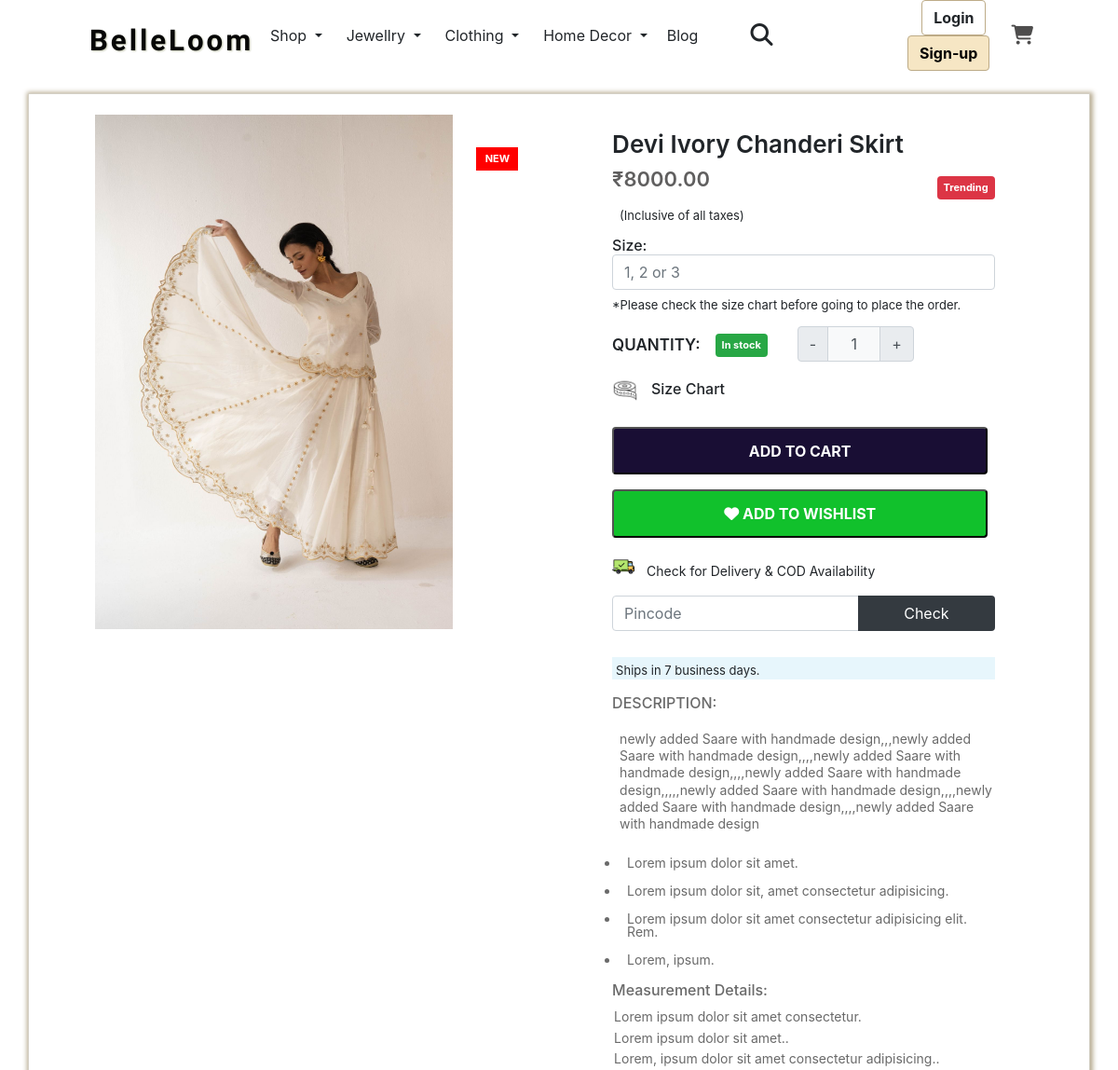
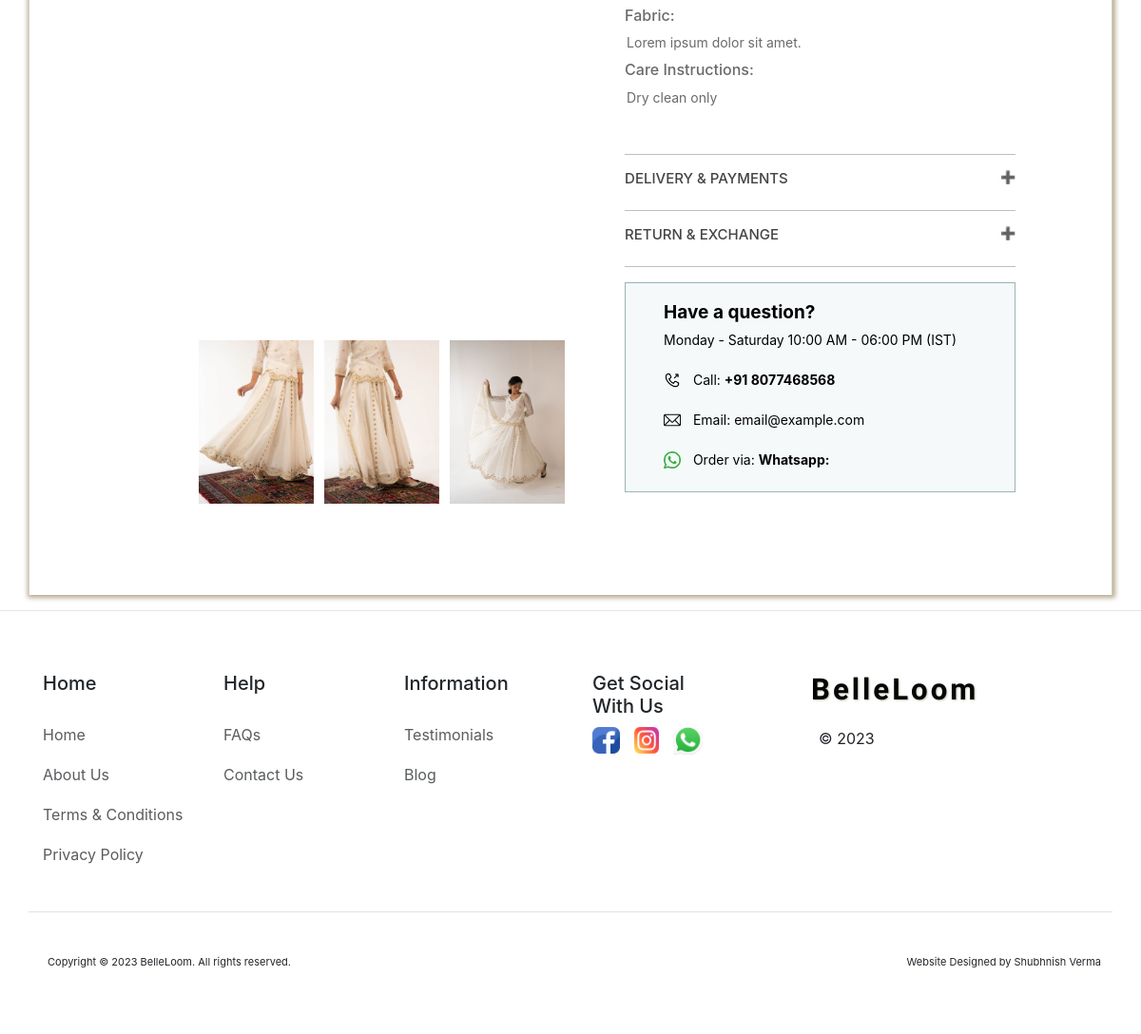
Screenshot of /category/Skirts-and-Ghaghras/Devi-Ivory-Chanderi-Skirt with the database file from the repository (2 pictures, top to bottom).
### store/models.py (models this page shows, shortened)
class Products(models.Model):
    category = models.ForeignKey(Category, on_delete=models.CASCADE)
    slug = models.CharField(max_length=150, null=False, blank=False)
    Product_Name = models.CharField(max_length=150, null=False, blank=False)
    Original_Price = models.DecimalField(max_digits=10, decimal_places=2)
    Selling_Price = models.DecimalField(max_digits=10, decimal_places=2)
    Product_Image_Main = models.ImageField(upload_to="store/images", null=False , default="")
    Product_Image2 = models.ImageField(upload_to="store/images", null=False , default="")
    Product_Image3 = models.ImageField(upload_to="store/images", null=False , default="")
    Product_Image4 = models.ImageField(upload_to="store/images", null=False , default="")
    Product_Quantity = models.PositiveIntegerField(default=0)
    size = models.CharField(max_length=20, default="")
    Product_Small_Desc = models.CharField(max_length=250)
    Product_Desc = models.TextField(max_length=2000)
    status = models.BooleanField(default=False, help_text="0=default , 1=Hidden")
    trending = models.BooleanField(default=False, help_text="0=default , 1=Trending")
    tag = models.CharField(max_length=150, null=True, blank=True)
    meta_title = models.CharField(max_length=150)
    meta_keyword = models.CharField(max_length=150)
    meta_description = models.CharField(max_length=1000)
    created_at = models.DateTimeField(auto_now_add=True)

### SVFashion/views.py (the view)
# urls.py: path('category/<str:cate_slug>/<str:prod_slug>', views.SINGLEPRODUCT, name="productview" ),
def SINGLEPRODUCT(request, cate_slug, prod_slug):
    if (Category.objects.filter(slug=cate_slug, status=0)):
        if (Products.objects.filter(slug=prod_slug, status=0)):
            productsdata = Products.objects.filter(slug=prod_slug, status=0).first()
            data = {
                "productsdata" : productsdata
            }
            return render(request,"SinglePRODUCT.html", data)
        else:
            messages.error(request, "No such Product found")
            return redirect("/")
    else:
        messages.error(request, "No such Category found")
        return redirect("/")

### templates/SinglePRODUCT.html (shortened to what this page needs)
{% extends "base.html" %}
{% block section %}
<head>
    <link rel="stylesheet" type="text/css" href="/static/css/SinglePRODUCTS.css">
</head>
<section class="container product-data">
    <div class="left-images-products">
        {% if productsdata.tag %}
        <p class="product-viewtag fw-bold">{{productsdata.tag}}</p>
        {% endif %}
        <a href="/media/{{productsdata.Product_Image_Main}}" target="_blank"><img
                src="/media/{{productsdata.Product_Image_Main}}" alt=""></a>
    </div>
    <div class="left-images-products-after-stickyness row">
        <div class="d-flex">
            <a href="/media/{{productsdata.Product_Image2}}" target="_blank"><img
                    src="/media/{{productsdata.Product_Image2}}" alt=""></a>
            <a href="/media/{{productsdata.Product_Image3}}" target="_blank"><img
                    src="/media/{{productsdata.Product_Image3}}" alt=""></a>
            <a href="/media/{{productsdata.Product_Image4}}" target="_blank"><img
                    src="/media/{{productsdata.Product_Image4}}" alt=""></a>
        </div>
    </div>
    <div class="right-description-products">
        <h3>{{productsdata.Product_Name}}</h3>
        {% if productsdata.trending %}
        <p style="font-size: 11px; padding: 7px 7px; font-weight: 700; " class="float-end badge bg-danger trending-tag">
            Trending</p>
        {% endif %}
        <h2>₹{{productsdata.Selling_Price}}</h2>
        <p>(Inclusive of all taxes)</p>
        <h6 class="size">Size:
            <input type="text" class="form-control" placeholder="1, 2 or 3" aria-label="size" name="sizeinput"
                aria-describedby="size">
            <p class="warn-message-for-size-selection p-0">*Please check the size chart before going to place the order.
            </p>
        </h6>
        <div class="d-flex">
            <label class="quantity">QUANTITY:
                {% if productsdata.Product_Quantity > 0 %}
                <span style="font-size: 11px; padding: 7px 7px; " class="badge bg-success mx-3 fw-bold">In stock</span>
                {% else %}
                <span style="font-size: 11px; padding: 7px 7px; " class="badge bg-danger mx-3 fw-bold">Out of
                    stock</span>
                {% endif %}
            </label>
            <div class="input-group text-center mb-3" style="width: 125px; margin-left: 1rem;">
                <button class="input-group-text decrement-btn" id="decrement-btn">-</button>
                <input type="text" name="product_qty" class="form-control text-center qnt-input bg-light" value="1">
                <button class="input-group-text increment-btn" id="increment-btn">+</button>
            </div>
        </div>
        <h6 id="sizeChartHiddenButton" style="cursor: pointer;max-width: 38%; padding: 0;"><img
                src="/static/img/measuring-tape.png" alt="Size-Inch-Tape"> Size Chart
        </h6>
        {% if productsdata.Product_Quantity > 0 %}
        <button id="pr{{productsdata.id}}" class="add-to-cart cart rounded col-md-12">ADD TO CART</button>
        {% endif %}
        <button class="wishlist rounded col-md-12"><i class="fa-solid fa-heart"></i> ADD TO WISHLIST</button>
        <div class="Delivery-COD-Availablity">
            <div class="d-flex">
                <img src="/static/img/shipped.png" alt="">
                <p>Check for Delivery & COD Availability</p>
            </div>
            <form method="POST">
                <div class="input-group mb-1">
                    <input type="text" class="form-control" placeholder="Pincode" id="inputPincode" aria-label="Pincode" name="pincode"
                        aria-describedby="Pincode">
                    <button class="btn px-5 bg-dark text-white" type="button" id="Pincode">Check</button>
                </div>
            </form>
            <div class="left-right-for-delivery-COD-Description">
                <div class="left-half-right-for-delivery">
                    <h3></h3>
                    <p class="delivery-cod-msg"></p>
                </div>
                <div class="right-half-right-for-COD">
                    <h3></h3>
                    <p class="delivery-cod-msg"></p>
                </div>
            </div>
        </div>
        <div>
            <p class="ships-in-business-days">Ships in 7 business days.</p>
        </div>
        <div class="description-state">
            <h6>DESCRIPTION:</h6>
            <p class="product-description-single-page">{{productsdata.Product_Desc}}</p>
            <ul>
                <li>
                    <p>Lorem ipsum dolor sit amet.</p>
                </li>
                <li>
                    <p>Lorem ipsum dolor sit, amet consectetur adipisicing.</p>
                </li>
                <li>
                    <p>Lorem ipsum dolor sit amet consectetur adipisicing elit. Rem.</p>
                </li>
                <li>
                    <p>Lorem, ipsum.</p>
                </li>
            </ul>
            <h6>Measurement Details:</h6>
            <p style="margin: 0; padding: 2px;">Lorem ipsum dolor sit amet consectetur.</p>
            <p style="margin: 0; padding: 2px;">Lorem ipsum dolor sit amet..</p>
            <p style="margin: 0; padding: 2px; padding-bottom: 10px;">Lorem, ipsum dolor sit amet consectetur
                adipisicing..</p>
            <h6>Fabric:</h6>
            <p style="margin: 0; padding: 2px; padding-bottom: 10px;">Lorem ipsum dolor sit amet.</p>
            <h6>Care Instructions:</h6>
            <p style="margin: 0; padding: 2px; padding-bottom: 10px;">Dry clean only</p>
            <br>
            <hr style="background-color: black;">
            <h5 class="collapsible">DELIVERY & PAYMENTS</h5>
            <hr style="background-color: black;">
            <h5 class="collapsible">RETURN & EXCHANGE</h5>
            <hr style="background-color: black;">
            <div class="question-in-purchasing">
                <h3>Have a question?</h3>
                <p>Monday - Saturday 10:00 AM - 06:00 PM (IST)</p>
                <div class="d-flex">
                    <img src="/static/img/phone.png">
                    <p>Call: <b>+91 8077468568</b></p>
                </div>
                <div class="d-flex">
                    <img src="/static/img/email.png">
                    <p>Email: email@example.com</p>
                </div>
                <div class="d-flex">
                    <img src="/static/img/whatsapp2.png">
                    <p>Order via: <b>Whatsapp:</b></p>
                </div>
            </div>
        </div>
    </div>
</section>
{% endblock %}

### static/css/rastyle.css (style rules this page uses)
body { width: 100%; height: 100%; background-color: rgb(255, 255, 255); position: relative; }

### rows the page displays
Products: tag "NEW", Product_Image_Main (picture), Product_Image2 (picture), Product_Image3 (picture), Product_Image4 (picture), Product_Name "Devi Ivory Chanderi Skirt", Selling_Price "8000.00", Product_Desc "newly added Saare with handmade design,,,newly added Saare with handmade design,,,,newly added Saare with handmade design,,,,newly added Saare with handmade design,,,,,newly added Saare with handmade design,,,,newly added Saare with handmade design,,,,newly added Saare with handmade design"
